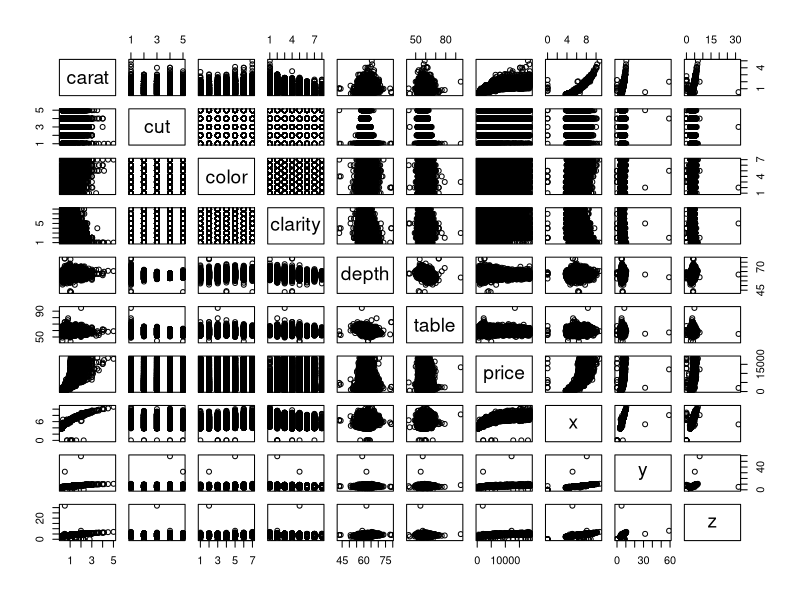
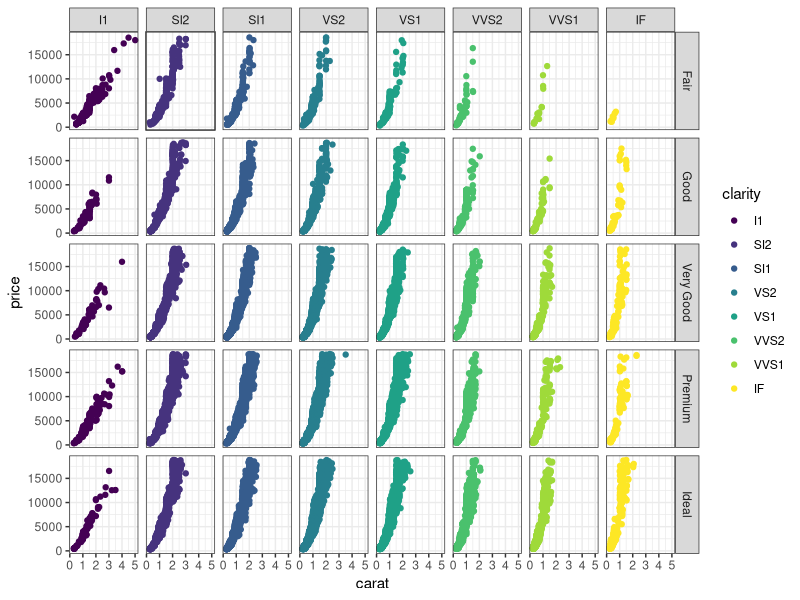
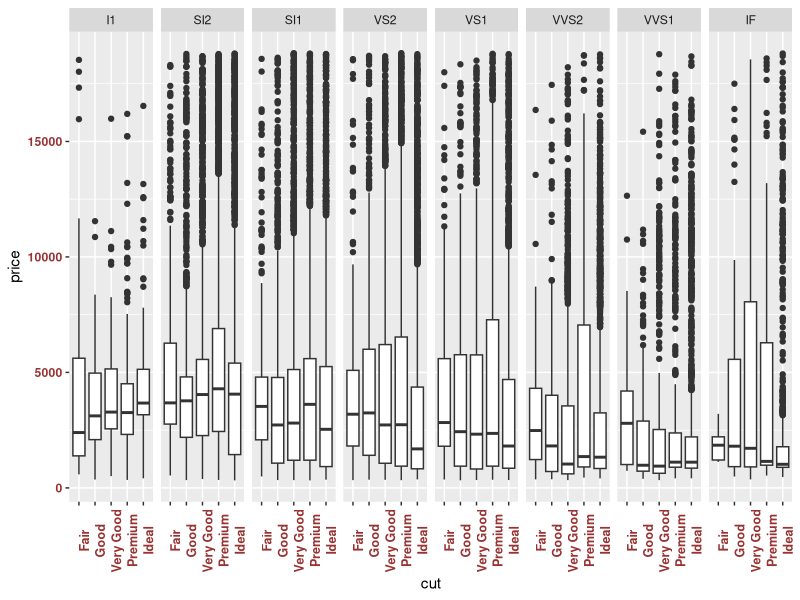
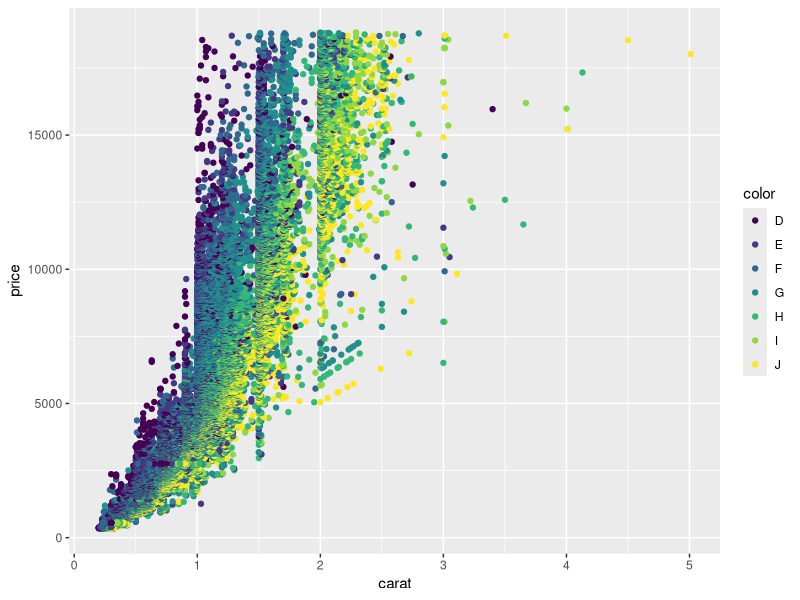
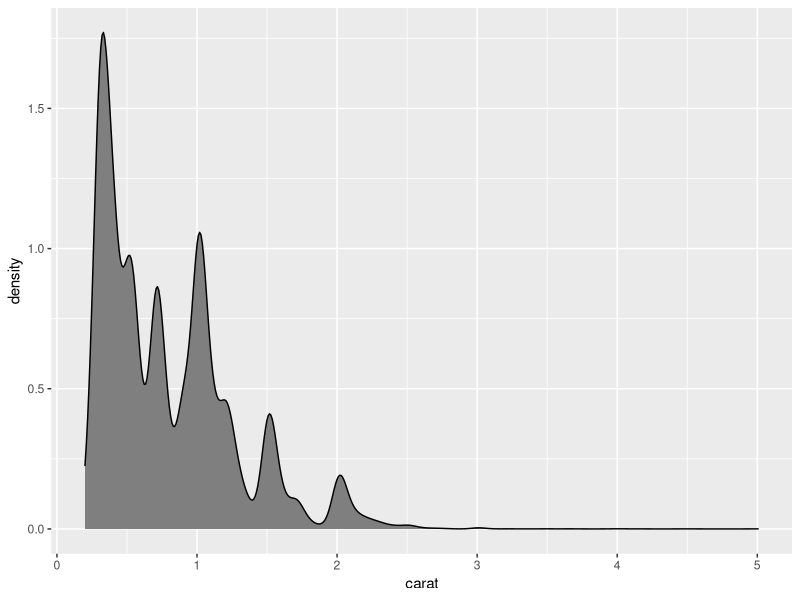
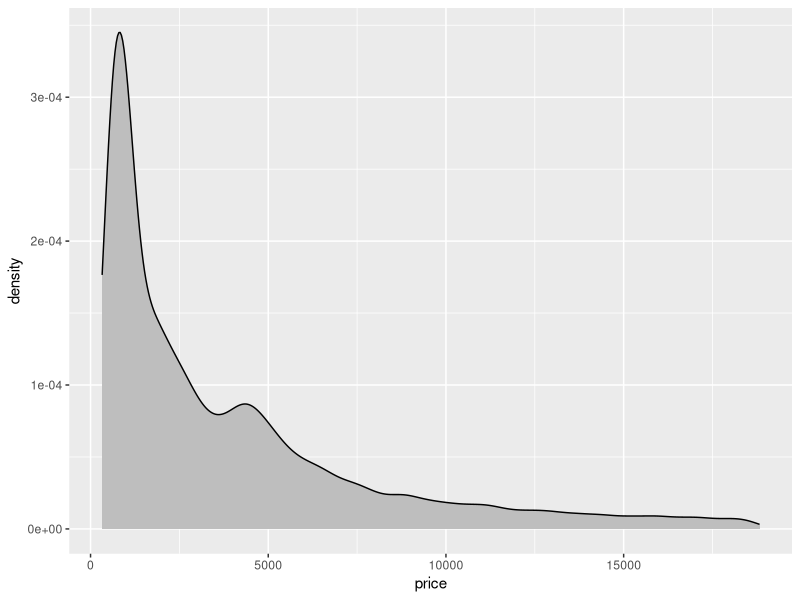
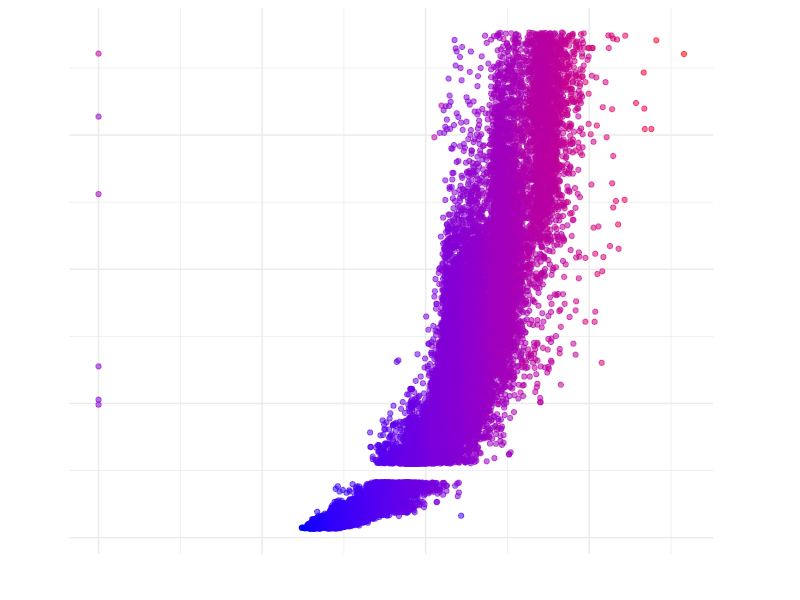

These figures' R source, in order: (Note: a time limit stopped this script after it produced the figures.)
## ---- chunk 1
library(ggplot2)
library(rpart)
library(randomForest)
library(tidyr)
library(modelr)
## ---- chunk 2
data(diamonds)
## ---- chunk 3
head(diamonds)
## ---- chunk 4
dim(diamonds)
## ---- chunk 5
summary(diamonds)
## ---- chunk 6
unique(diamonds$clarity)
## ---- chunk 7
str(diamonds)
## ---- chunk 8
plot(diamonds)
## ---- chunk 9
g <- ggplot(diamonds, aes(x=carat, y=price))
g + 
  geom_point(aes(color=clarity)) +
  facet_grid(cut ~ clarity)+
  theme_bw()
## ---- chunk 10
diamonds$cut = as.factor(diamonds$cut)
g <- ggplot(diamonds, aes(x=cut, y=price))
g +
  geom_boxplot()+
  facet_grid(~clarity)+
  theme(axis.text.x = element_text(angle = 90, face = "bold", color = "#993333", 
                           size = 9))+
  theme(axis.text.y = element_text(face = "bold", color = "#993333"))
## ---- chunk 11
g <- ggplot(diamonds, aes(x=carat, y=price))
g +
geom_point(aes(color = color))
## ---- chunk 12
g <- ggplot(diamonds)
g +
  geom_density(aes(x=carat), fill="gray50")
## ---- chunk 13
g <- ggplot(diamonds)
g +
  geom_density(aes(x=price), fill="gray")
## ---- chunk 14
g <- ggplot(diamonds, aes(x=x, y=price))
gg <- g + geom_point(aes(color = carat, alpha=0.9))
gg + scale_color_gradient(low="blue", high="red") + theme_bw()
## ---- chunk 15
g <- ggplot(diamonds, aes(x=y, y=price))
gg <- g + geom_point(aes(color = carat, alpha=0.9))
gg + scale_color_gradient(low="blue", high="red") + theme_bw()
## ---- chunk 16
g <- ggplot(diamonds, aes(x=z, y=price))
gg <- g + geom_point(aes(color = carat, alpha=0.9))
gg + scale_color_gradient(low="blue", high="red") + theme_bw()
## ---- chunk 17
g <- ggplot(diamonds, aes(x=price, y=x))
gg <- g + geom_point(aes(color = carat, alpha=0.9))
gg + scale_color_gradient(low="blue", high="red") + theme_bw()
## ---- chunk 18
print("cut values")
unique(diamonds$cut)
print("clarity values")
unique(diamonds$clarity)
print("color values")
unique(diamonds$color)
## ---- chunk 19
diamonds = data.matrix(data.frame(unclass(diamonds)))
diamonds = data.frame(diamonds)
head(diamonds)
## ---- chunk 20
set.seed(27)
diamond.indices <- sample(1:nrow(diamonds), 0.7*nrow(diamonds), replace=F)
diamond.train <- diamonds[diamond.indices,]
print("Train/Test 70/30 Split Dimensions")
print("train set")
dim(diamond.train)
diamond.test <- diamonds[-diamond.indices,]
print("test set")
dim(diamond.test)
## ---- chunk 21
colnames(diamonds)
## ---- chunk 22
diamond.tree.model <- rpart(price ~ ., data=diamond.train)
summary(diamond.tree.model)
## ---- chunk 23
## plot the tree structure
plot(diamond.tree.model, margin=c(.25), uniform=TRUE)
title(main = "Decision Tree Model of Diamonds Data")
text(diamond.tree.model, use.n = TRUE, cex=.9)
## ---- chunk 24
tree.predictions <- predict(diamond.tree.model, diamond.test)
head(tree.predictions)
## ---- chunk 25
diamond.comparison <- diamond.test
diamond.comparison$Predictions <- tree.predictions
head(diamond.comparison[ , c("price", "Predictions")])
## ---- chunk 26
disagreement.index <- diamond.comparison$price != diamond.comparison$Predictions
head(diamond.comparison[disagreement.index,])
## ---- chunk 27
tree.confusion <- table(tree.predictions, diamond.test$price)
## ---- chunk 28
maeTree <-mae(model = diamond.tree.model, data=diamond.test)
maeTree
## ---- chunk 29
# A function to get the maximum average error for a given max depth. You should pass in
# the target as the name of the target colum and the predictors as vector where each
# item in the vector is the name of the column.

get_mae <- function(maxdepth, target, predictors, training_data, testing_data){
  #turn the predictors & target into a formula to pass to rpart 
  predictors <- paste(predictors, collapse='+')
  formula <- as.formula(paste(target, "~", predictors, sep = ""))
  #build our model
  model <- rpart(formula, data=training_data, control = rpart.control(maxdepth = maxdepth))
  #get the mae
  mae <- mae(model, testing_data)
  return(mae)
}
## ---- chunk 30
#Feed in the target and predictors
target <- "price"
predictors <- c("carat", "cut", "color", "clarity", "depth", "table", "x", "y", "z")
# get the MaE for the maxdepths between 1 and 10
for(i in 1:10){
  mae <- get_mae(maxdepth = i, target = target, predictors = predictors,
                 training_data = diamond.train, testing_data = diamond.test)
  print(glue::glue("Maxdepth: ",i, "\t MAE: ", mae))
}
## ---- chunk 31
diamond.RandomForest <- randomForest(price ~ ., data=diamond.train)
maeForest <- mae(model = diamond.RandomForest, data=diamond.test)
maeForest
## ---- chunk 32
diamond.RandomForest
## ---- chunk 33
importance(diamond.RandomForest)
## ---- chunk 34
varImpPlot(diamond.RandomForest, sort=TRUE, col="purple")
## ---- chunk 35
diamond.rf.predictions <- predict(diamond.RandomForest, diamond.test, type="response")
## ---- chunk 36
diamond.rf.confusion <- table(diamond.rf.predictions, diamond.test$price)
#print(diamond.rf.confusion)
## ---- chunk 37
diamond.rf.accuracy <- sum(diag(diamond.rf.confusion)) / sum(diamond.rf.confusion)
print(diamond.rf.accuracy)
## ---- chunk 38
diamond.Linear <- lm(price ~ ., data=diamond.train)
maeLinear <- mae(model = diamond.Linear, data=diamond.test)
maeLinear
## ---- chunk 39
summary(diamond.Linear)
## ---- chunk 40
coef(diamond.Linear)
## ---- chunk 41
layout(matrix(c(1,2,3,4),2,2)) # set 4 graphs/page 
plot(diamond.Linear)
## ---- chunk 42
diamond.Linear.predictions <- predict(diamond.Linear, diamond.test)
par(mfrow=c(1,1))
plot(diamond.test$price, diamond.Linear.predictions, lwd=.4, col= 'darkred', ylim = c(0,20000), xlim = c(0, 20000))
## ---- chunk 43
head(diamond.Linear.predictions)
## ---- chunk 44
diamond.Linear.residuals <- diamond.test$price - diamond.Linear.predictions
plot(diamond.Linear.predictions, diamond.Linear.residuals)
## ---- chunk 45
plot(diamond.test$price, diamond.Linear.residuals)
## ---- chunk 46
diamond.Linear.rmse <- sqrt(mean(diamond.Linear.residuals^2))
print(diamond.Linear.rmse)
## ---- chunk 47
diamond.Linear.mae <- mean(abs(diamond.Linear.residuals))
print(diamond.Linear.mae)
## ---- chunk 48
diamond.ss.tot <- sum((diamond.test$price - mean(diamond.test$price))^2)
diamond.Linear.ss.res <- sum(diamond.Linear.residuals^2)
diamond.Linear.r2 <- 1 - diamond.Linear.ss.res / diamond.ss.tot
print(diamond.Linear.r2)
## ---- chunk 49
print("Decision Tree")
maeTree
print("Random Forest")
maeForest
print("Linear Regression")
maeLinear
## ---- chunk 50
head(diamond.train)
## ---- chunk 51
diamond.train$yPerCarat <- diamond.train$y / diamond.train$carat
diamond.test$yPerCarat <- diamond.test$y / diamond.test$carat
head(diamond.train, 2)
head(diamond.test, 2)
## ---- chunk 52
diamond.RandomForest2 <- randomForest(price ~ ., data=diamond.train)
maeForest2 <- mae(model = diamond.RandomForest2, data=diamond.test)
maeForest2
## ---- chunk 53
diamond.RandomForest2
## ---- chunk 54
importance(diamond.RandomForest2)
## ---- chunk 55
varImpPlot(diamond.RandomForest2, sort=TRUE, col="purple")
## ---- chunk 56
diamond.rf.predictions2 <- predict(diamond.RandomForest2, diamond.test, type="response")
## ---- chunk 57
diamond.rf.confusion2 <- table(diamond.rf.predictions2, diamond.test$price)
#print(diamond.rf.confusion)
## ---- chunk 58
diamond.rf.accuracy2 <- sum(diag(diamond.rf.confusion2)) / sum(diamond.rf.confusion2)
print(diamond.rf.accuracy2)
